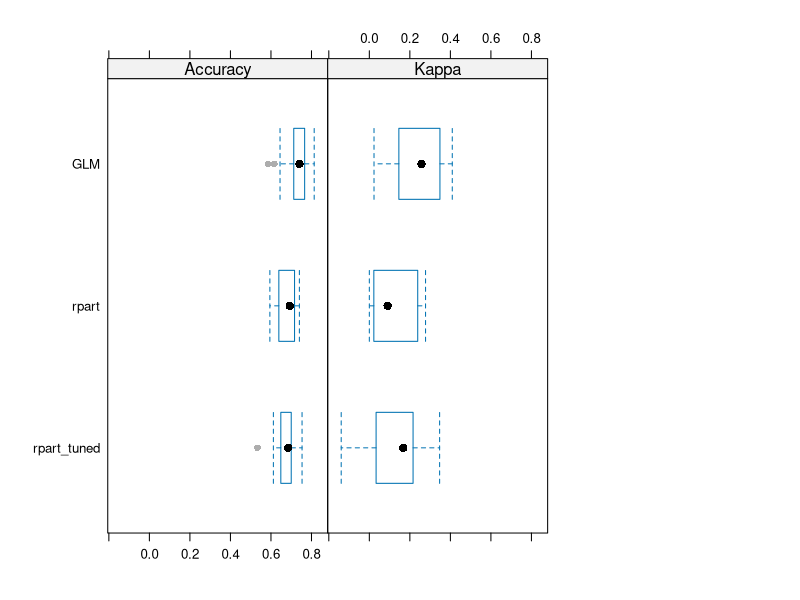
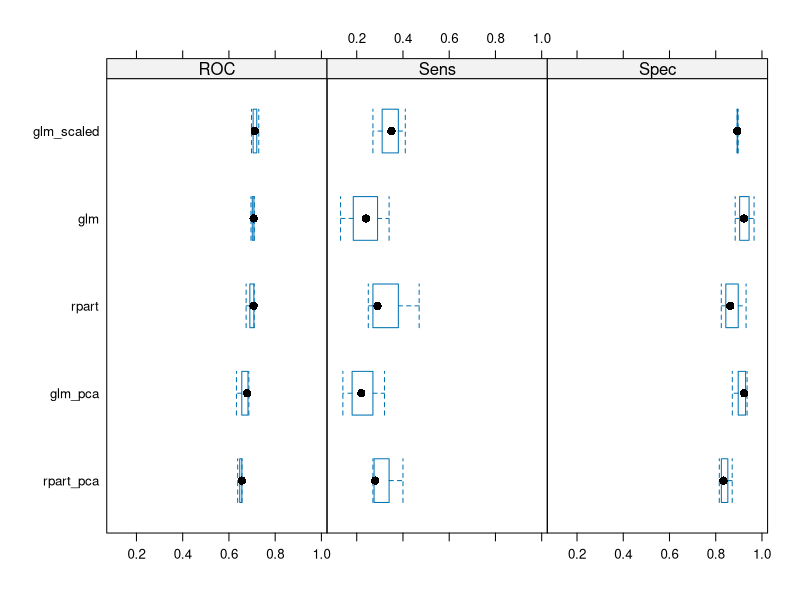
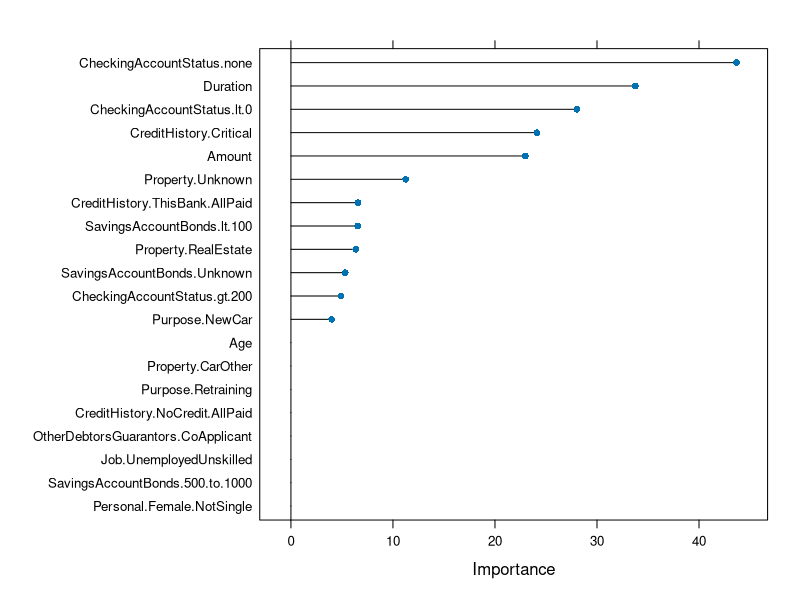
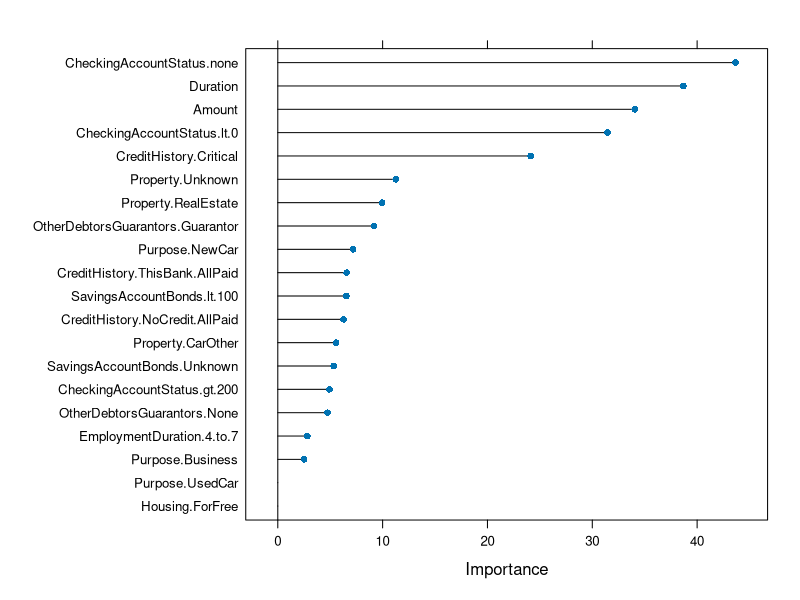

The R source for these figures, in order:
## ---- chunk 1
knitr::opts_chunk$set(echo = TRUE)
## ---- chunk 2

library(caret)
library(ROCR)
data(GermanCredit)
d = GermanCredit
## ---- chunk 3
feature_names = colnames(d)[!colnames(d)=='Class']
d[1,1] = NA
d[2,2] = NA
p = preProcess(d[, feature_names], method = c("medianImpute", "pca", 'zv'), pcaComp=4)

x = predict(p,d[, feature_names] )
y = d$Class

## ---- chunk 4
set.seed(2012)
train_index = createDataPartition(d$Class, p =.2, list = FALSE)
x_train = x[train_index,] 
x_test = x[-train_index,]
y_train = y[train_index]
y_test = y[-train_index]
## ---- chunk 5
ctr <- trainControl(p=.8, classProbs = TRUE)

## ---- chunk 6


fit_glm = train(x=x_train, y=y_train,
            trControl = ctr,
            method = 'glm')
fit_rpart= train(x=x_train, y=y_train,
            trControl = ctr,
            method = 'rpart')
fit_rpart_tuned = train(x=x_train, y=y_train,
            trControl = ctr,
            method = 'rpart', tuneLength = 10)


## ---- chunk 7

resamps <- resamples(list(GLM=fit_glm, rpart=fit_rpart, rpart_tuned = fit_rpart_tuned))
theme1 <- trellis.par.get()
theme1$plot.symbol$col = rgb(.2, .2, .2, .4)
theme1$plot.symbol$pch = 16
theme1$plot.line$col = rgb(1, 0, 0, .7)
theme1$plot.line$lwd <- 2
trellis.par.set(theme1)
bwplot(resamps, layout = c(3, 1))
## ---- chunk 8
d = GermanCredit
x = d[, feature_names] 
y = d$Class

ctr <- trainControl(method='cv',number = 3, classProbs = T, summaryFunction = twoClassSummary)
fit_rpart_pca<-train(x, y, 
           method = 'rpart',
           trControl = ctr, 
           tuneLength = 10, 
           metric = 'ROC',
           preProcess =  c( "medianImpute", "pca", 'zv'))

fit_rpart <-train(x, y, 
           method = 'rpart',
           trControl = ctr, 
           tuneLength = 10, 
           metric = 'ROC',
           preProcess =  c( "medianImpute", 'zv'))

fit_glm_pca<-train(x, y, 
           method = 'rpart',
           trControl = ctr, 
           metric = 'ROC',
           preProcess =  c( "medianImpute", "pca", 'zv'))  

fit_glm_scaled <-train(x, y, 
           method = 'rpart',
           trControl = ctr, 
           metric = 'ROC',
           preProcess =  c( "medianImpute",'zv'))     


fit_glm<-train(x, y, 
           method = 'rpart',
           trControl = ctr, 
           metric = 'ROC',
           preProcess =  c( "medianImpute", "scale", 'zv'))     



## ---- chunk 9
resamps <- resamples(list(
                          rpart=fit_rpart, 
                          rpart_pca = fit_rpart_pca,
                          glm_pca = fit_glm_pca,
                          glm_scaled = fit_glm_scaled,
                          glm = fit_glm
                          ))
theme1 <- trellis.par.get()
theme1$plot.symbol$col = rgb(.2, .2, .2, .4)
theme1$plot.symbol$pch = 16
theme1$plot.line$col = rgb(1, 0, 0, .7)
theme1$plot.line$lwd <- 2
trellis.par.set(theme1)
bwplot(resamps, layout = c(3, 1))
## ---- chunk 10


imp <- varImp(fit_glm_scaled, scale = FALSE)
plot(imp, top = 20)

imp <- varImp(fit_rpart, scale = FALSE)
plot(imp, top = 20)
